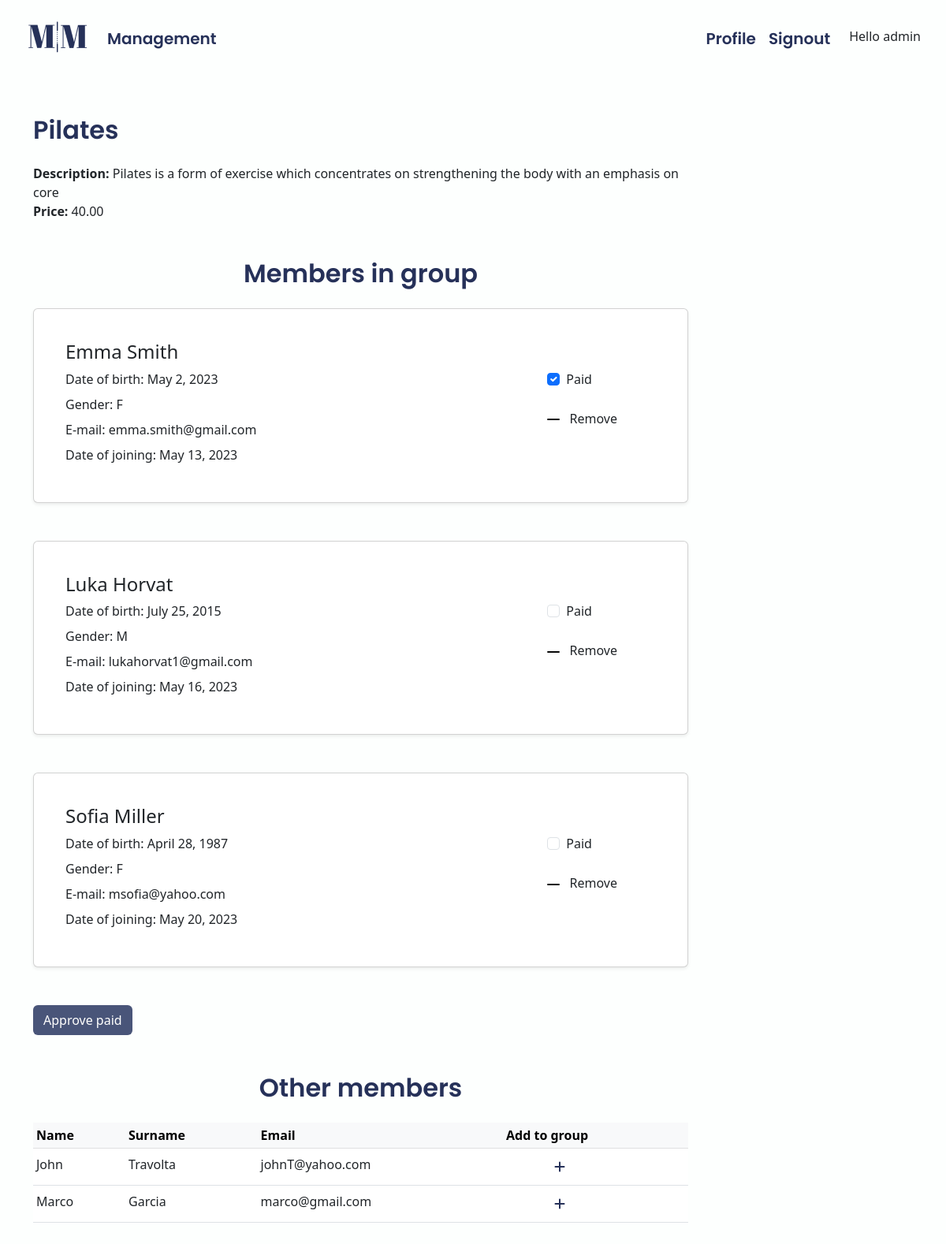
Screenshot of /app/management/group/1 (signed in) with the database file from the repository.
### app/models.py (models this page shows, shortened)
class Group(models.Model):
    owner = models.ForeignKey(User, on_delete=models.CASCADE)
    name = models.CharField(max_length=50)
    price = models.DecimalField(max_digits=8, decimal_places=2)
    description = models.TextField(max_length=300, default=None)
    paid = models.BooleanField(default=False)

class MembersInGroup(models.Model):
    member = models.ForeignKey(Member, on_delete=models.CASCADE)
    group = models.ForeignKey(Group, on_delete=models.CASCADE)
    is_paid = models.BooleanField(default=False)

class Member(models.Model):
    owner = models.ForeignKey(User, on_delete=models.CASCADE)  # get_user_model()
    name = models.CharField(blank=False, max_length=40)
    surname = models.CharField(blank=False, max_length=50)
    date_of_birth = models.DateField(default=datetime.date.today)  # ovo
    gender = models.CharField(
        max_length=1,
        choices=Gender.choices,
        default=Gender.male,
    )
    email = models.EmailField(max_length=100, unique=True)
    date_joined = models.DateField(default=datetime.date.today)

### app/views.py (the view, shortened to what this page needs)
# urls.py: path("management/group/<int:group_id>", views.group_details, name="group_details"),
@login_required()
def group_details(request, group_id):
    user = request.user
    group = Group.objects.get(pk=group_id)
    members_in_group = MembersInGroup.objects.all().filter(Q(group=group))
    other_members = Member.objects.all()
    members_not_in_group = other_members.exclude(
        id__in=members_in_group.values("member__id")
    )
    context = {
        "user": user,
        "group": group,
        "members_in_group": members_in_group,
        "members_not_in_group": members_not_in_group,
    }
    return render(request, "app/group_details.html", context)

### app/templates/app/group_details.html (shortened to what this page needs)
{% extends 'app/base.html' %}
{% block content %}
    <div class="row">
        <div class="col-12 col-md-9 mb-5">
            <h2 class="mb-4">{{ group.name }}</h2>
            <div><b>Description:</b> {{ group.description }}</div>
            <div><b>Price:</b> {{ group.price }}</div>
            <h2 class="text-center mt-5 mb-4">Members in group</h2>
            <form action=""method="POST">
                {% for member in members_in_group %}
                    {% include 'includes/member_card.html' with member=member %}
                {% endfor %}
            <button class="btn custom-btn" type="submit">Approve paid</button>
            <h2 class="text-center mt-5 mb-4">Other members</h2>
            <table class="table table-sm">
                <thead class="table-light">
                    <tr>
                        <th scope="col">Name</th>
                        <th scope="col">Surname</th>
                        <th scope="col">Email</th>
                        <th scope="col">Add to group</th>
                      </tr>
                </thead>
                <tbody>
                    {% for member in members_not_in_group %}
                    <tr>
                        <td class="pt-2">{{ member.name }}</td>
                        <td class="pt-2">{{ member.surname }}</td>
                        <td class="pt-2">{{ member.email }}</td>
                        <td>
                            <button type="button" class="btn" href="{% url 'app:view_member' member.id %}" data-bs-toggle="modal" data-bs-target="#addToGroupModal{{member.id}}">
                                <i class="fa-solid fa-plus ms-5" style="color: #263159;"></i>
                            </button>
                        </td>
                    </tr>
                    {% endfor %}
                </tbody>
                </table>
          <br>
          <br>
        </div>
    </div>
{% endblock content %}

### app/templates/app/base.html (shortened to what this page needs)
<!DOCTYPE html>
{% load static %}
<html>
    <head>
        <link href="https://cdn.jsdelivr.net/npm/bootstrap@5.3.0-alpha1/dist/css/bootstrap.min.css" rel="stylesheet">
        <link rel="stylesheet" href="https://cdnjs.cloudflare.com/ajax/libs/bootstrap-datepicker/1.9.0/css/bootstrap-datepicker.min.css">
        <link rel="stylesheet" href="https://cdnjs.cloudflare.com/ajax/libs/font-awesome/6.4.0/css/all.min.css" />
        <link rel="stylesheet" href="{% static 'app/css/base.css' %}">
    </head>
    <body>
        <nav class="navbar navbar-custom navbar-expand-lg">
            <div class="container-fluid  p-2 ms-4 me-4">
                <a class="navbar-brand" href="{% url 'app:management' %}"><img class="logo" src="{% static 'app/images/logo.webp' %}" ></a>
                <div class="collapse navbar-collapse" id="navbarText">
                {% if user.is_authenticated %}
                  <ul class="navbar-nav me-auto mb-2 mb-lg-0">
                    <li class="nav-item">
                      <a class="nav-link navbar-text" aria-current="page" href="{% url 'app:management' %}">Management</a>
                    </li>
                  </ul>
                  <ul class="navbar-nav ms-auto mb-2 mb-lg-0">
                    <li class="nav-item">
                      <a class="nav-link navbar-text" href="{% url 'accounts:profile' user.id %}">Profile</a>
                    </li>
                    <li class="nav-item me-3">
                      <a class="nav-link navbar-text" href="{% url 'logout' %}"> Signout</a>
                    </li>
                    <li class="nav-item mt-2">
                       Hello {{user.username}}
                    </li>
                  </ul>
                {% endif %}
                </div>
            </div>
        </nav>
        <div class="content container my-5">
          {% block content %}
          {% endblock %}
        </div>
    </body>
</html>

### app/templates/includes/member_card.html (shortened to what this page needs)
{% load static %}
<div class="card my-4 shadow-sm p-3 mb-5  rounded">
    <div class="card-body m-2">
      <div class="row">
        <h4 class="card-title">{{ member.member.name }} {{ member.member.surname }}</h4>
      </div>
      <div class="row">
      <div class="col-8">
        <div class="card-text mb-2">Date of birth: {{ member.member.date_of_birth }}</div>
        <div class="card-text mb-2">Gender: {{ member.member.gender }}</div>
        <div class="card-text mb-2">E-mail: {{ member.member.email }}</div>
        <div class="card-text mb-2">Date of joining: {{ member.member.date_joined }}</div>
      </div>
      <div class="col-4">
        <div class="row mb-3 ms-5">
          {% if member.is_paid %}
            <div class="form-check col-8 ms-5">
              <input class="form-check-input" type="checkbox" checked="checked" value={{member.id}} name="boxes">
              <span>Paid</span>
            </div>
          {% else %}
            <div class="form-check col-8 ms-5">
              <input class="form-check-input" type="checkbox" value={{member.id}} name="boxes">
              <span>Paid</span>
            </div>
          {% endif %}
        </div>
        <div class="ms-5 mt-4">
          <a class="minus-icon ms-5 me-2" href="{% url 'app:view_member' member.member.id %}" data-bs-toggle="modal" data-bs-target="#removeFromGroupModal{{member.member.id}}"><img class="minus" src="{% static 'app/images/minus.png' %}" alt="Minus"></a>
          <span>Remove</span>
        </div>
      </div>
      </div>
    </div>
  </div>

### app/static/app/css/base.css (style rules this page uses)
body { background-color: #FDFFFE; }
.navbar-custom .navbar-brand, .navbar-custom .navbar-text { font-size: 1.25em; font-family: 'Poppins', sans-serif; font-weight: 600; color: #263159; }
h1, h2, h3 { font-family: 'Poppins', sans-serif; font-weight: 600; color: #263159; }
.custom-btn { background-color: #495579; color: #fffffe; }
a:link { text-decoration: none; color: #495579; }

### rows the page displays
Group: name "Pilates", description "Pilates is a form of exercise which concentrates on strengthening the body with an emphasis on core", price "40.00"
MembersInGroup: member.name "Emma", member.surname "Smith", member.date_of_birth "May 2, 2023", member.gender "F", member.email "emma.smith@gmail.com", member.date_joined "May 13, 2023"
MembersInGroup: member.name "Luka", member.surname "Horvat", member.date_of_birth "July 25, 2015", member.gender "M", member.email "lukahorvat1@gmail.com", member.date_joined "May 16, 2023"
MembersInGroup: member.name "Sofia", member.surname "Miller", member.date_of_birth "April 28, 1987", member.gender "F", member.email "msofia@yahoo.com", member.date_joined "May 20, 2023"
Member: name "John", surname "Travolta", email "johnT@yahoo.com"
Member: name "Marco", surname "Garcia", email "marco@gmail.com"

### other values shown
{{ user.username }} "admin"
